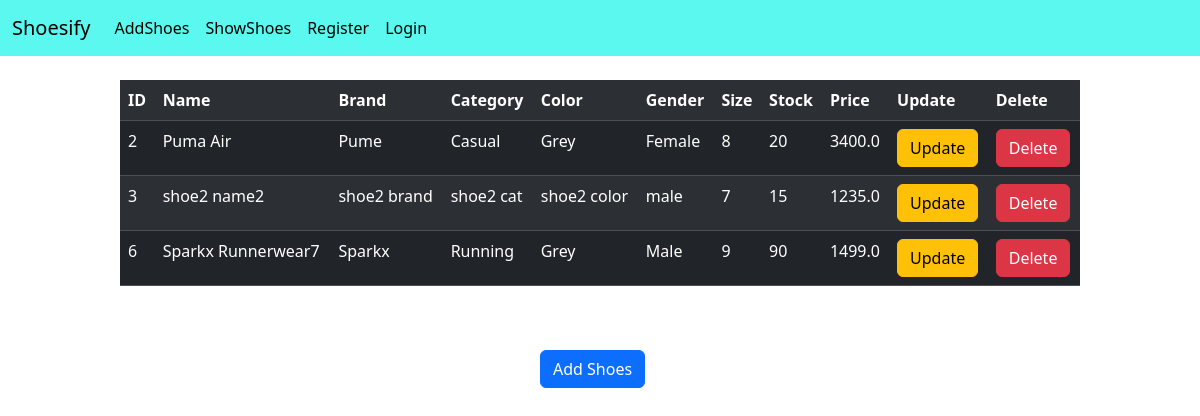
The app's page /shoesapp/show/ with its own data.
### ShoeSApp/models.py (models this page shows)
class ShoeModel(models.Model):
    name = models.CharField(max_length=60)
    brand = models.CharField(max_length=60)
    category = models.CharField(max_length=60)
    color = models.CharField(max_length=60)
    gender = models.CharField(max_length=60)
    size = models.IntegerField()
    stock = models.IntegerField()
    price = models.FloatField()

### ShoeSApp/views.py (the view)
# urls.py: path("show/",showShoeView, name="show-shoes"),
def showShoeView(request):
    shoes_obj_qs = ShoeModel.objects.all()
    template_name = "ShoeSApp/show.html"
    context = {"shoes_obj_qs":shoes_obj_qs}
    return render(request,template_name, context)

### templates/ShoeSApp/show.html (shortened to what this page needs)
{% extends "layout.html" %}
{% block content %}
    <table class="table table-dark table-striped" style="width:80%; margin-left:10%;">
        <tr>
            <th>ID</th>
            <th>Name</th>
            <th>Brand</th>
            <th>Category</th>
            <th>Color</th>
            <th>Gender</th>
            <th>Size</th>
            <th>Stock</th>
            <th>Price</th>
            <th>Update</th>
            <th>Delete</th>
        </tr>
        {% for shoe in shoes_obj_qs %}
            <tr>
                <td>{{shoe.id}}</td>
                <td>{{shoe.name}}</td>
                <td>{{shoe.brand}}</td>
                <td>{{shoe.category}}</td>
                <td>{{shoe.color}}</td>
                <td>{{shoe.gender}}</td>
                <td>{{shoe.size}}</td>
                <td>{{shoe.stock}}</td>
                <td>{{shoe.price}}</td>
                <td><a href="{% url 'update-shoes' shoe.id %}"><button class="btn btn-warning">Update</button></a></td>
                <td><a href="{% url 'delete-shoes' shoe.id %}"><button class="btn btn-danger">Delete</button></a></td>
            </tr>
        {% endfor %}
    </table>
    <br><br>
    <a href="{% url 'add-shoes' %}"><button class="btn btn-primary" style="margin-left:45%;">Add Shoes</button></a>
{% endblock %}

### records on screen
ShoeModel: id "2", name "Puma Air", brand "Pume", category "Casual", color "Grey", gender "Female", size "8", stock "20", price "3400.0"
ShoeModel: id "3", name "shoe2 name2", brand "shoe2 brand", category "shoe2 cat", color "shoe2 color", gender "male", size "7", stock "15", price "1235.0"
ShoeModel: id "6", name "Sparkx Runnerwear7", brand "Sparkx", category "Running", color "Grey", gender "Male", size "9", stock "90", price "1499.0"
